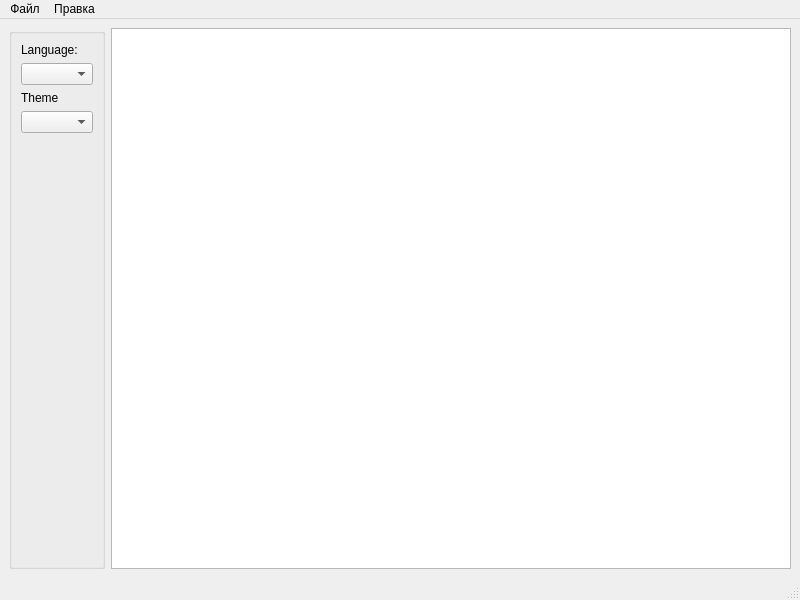
<?xml version="1.0" encoding="UTF-8"?>
<ui version="4.0">
 <class>MainWindow</class>
 <widget class="QMainWindow" name="MainWindow">
  <property name="geometry">
   <rect>
    <x>0</x>
    <y>0</y>
    <width>800</width>
    <height>600</height>
   </rect>
  </property>
  <property name="windowTitle">
   <string>MainWindow</string>
  </property>
  <widget class="QWidget" name="centralwidget">
   <layout class="QHBoxLayout" name="horizontalLayout">
    <item>
     <widget class="QGroupBox" name="groupBox">
      <property name="sizePolicy">
       <sizepolicy hsizetype="Maximum" vsizetype="Preferred">
        <horstretch>0</horstretch>
        <verstretch>0</verstretch>
       </sizepolicy>
      </property>
      <property name="minimumSize">
       <size>
        <width>0</width>
        <height>0</height>
       </size>
      </property>
      <property name="title">
       <string/>
      </property>
      <layout class="QFormLayout" name="formLayout">
       <item row="0" column="0">
        <widget class="QLabel" name="label">
         <property name="text">
          <string>Language:</string>
         </property>
        </widget>
       </item>
       <item row="1" column="0">
        <widget class="QComboBox" name="langComboBox">
         <property name="currentText">
          <string/>
         </property>
         <property name="currentIndex">
          <number>-1</number>
         </property>
        </widget>
       </item>
       <item row="2" column="0">
        <widget class="QLabel" name="label_2">
         <property name="text">
          <string>Theme</string>
         </property>
        </widget>
       </item>
       <item row="3" column="0">
        <widget class="QComboBox" name="themeComboBox"/>
       </item>
      </layout>
     </widget>
    </item>
    <item>
     <widget class="QPlainTextEdit" name="plainTextEdit"/>
    </item>
   </layout>
  </widget>
  <widget class="QMenuBar" name="menubar">
   <property name="geometry">
    <rect>
     <x>0</x>
     <y>0</y>
     <width>800</width>
     <height>26</height>
    </rect>
   </property>
   <widget class="QMenu" name="FileMenu">
    <property name="title">
     <string>Файл</string>
    </property>
    <addaction name="SaveAs1"/>
    <addaction name="OpenAs1"/>
    <addaction name="Exit1"/>
   </widget>
   <widget class="QMenu" name="EditMenu">
    <property name="title">
     <string>Правка</string>
    </property>
    <addaction name="Copy"/>
    <addaction name="Paste"/>
    <addaction name="Cut"/>
    <addaction name="Clear"/>
    <addaction name="Undo"/>
    <addaction name="Redo"/>
    <addaction name="Search"/>
   </widget>
   <addaction name="FileMenu"/>
   <addaction name="EditMenu"/>
  </widget>
  <widget class="QStatusBar" name="statusbar"/>
  <action name="Exit">
   <property name="text">
    <string>Выход</string>
   </property>
  </action>
  <action name="Copy">
   <property name="text">
    <string>Копировать</string>
   </property>
  </action>
  <action name="Paste">
   <property name="text">
    <string>Вставить</string>
   </property>
  </action>
  <action name="Cut">
   <property name="text">
    <string>Вырезать</string>
   </property>
  </action>
  <action name="Clear">
   <property name="text">
    <string>Очистить</string>
   </property>
  </action>
  <action name="Undo">
   <property name="text">
    <string>Отменить</string>
   </property>
  </action>
  <action name="Redo">
   <property name="text">
    <string>Повторить</string>
   </property>
  </action>
  <action name="Search">
   <property name="text">
    <string>Поиск</string>
   </property>
  </action>
  <action name="actionTXT">
   <property name="text">
    <string>TXT</string>
   </property>
  </action>
  <action name="actionJSON">
   <property name="text">
    <string>JSON</string>
   </property>
  </action>
  <action name="actionTXT_2">
   <property name="text">
    <string>TXT</string>
   </property>
  </action>
  <action name="actionJSON_2">
   <property name="text">
    <string>JSON</string>
   </property>
  </action>
  <action name="SaveAs1">
   <property name="text">
    <string>Сохранить как...</string>
   </property>
  </action>
  <action name="OpenAs1">
   <property name="text">
    <string>Открыть как...</string>
   </property>
  </action>
  <action name="Exit1">
   <property name="text">
    <string>Выход</string>
   </property>
  </action>
 </widget>
 <resources/>
 <connections>
  <connection>
   <sender>Undo</sender>
   <signal>triggered()</signal>
   <receiver>plainTextEdit</receiver>
   <slot>undo()</slot>
   <hints>
    <hint type="sourcelabel">
     <x>-1</x>
     <y>-1</y>
    </hint>
    <hint type="destinationlabel">
     <x>455</x>
     <y>300</y>
    </hint>
   </hints>
  </connection>
  <connection>
   <sender>Clear</sender>
   <signal>triggered()</signal>
   <receiver>plainTextEdit</receiver>
   <slot>clear()</slot>
   <hints>
    <hint type="sourcelabel">
     <x>-1</x>
     <y>-1</y>
    </hint>
    <hint type="destinationlabel">
     <x>455</x>
     <y>300</y>
    </hint>
   </hints>
  </connection>
  <connection>
   <sender>Copy</sender>
   <signal>triggered()</signal>
   <receiver>plainTextEdit</receiver>
   <slot>copy()</slot>
   <hints>
    <hint type="sourcelabel">
     <x>-1</x>
     <y>-1</y>
    </hint>
    <hint type="destinationlabel">
     <x>455</x>
     <y>300</y>
    </hint>
   </hints>
  </connection>
  <connection>
   <sender>Cut</sender>
   <signal>triggered()</signal>
   <receiver>plainTextEdit</receiver>
   <slot>cut()</slot>
   <hints>
    <hint type="sourcelabel">
     <x>-1</x>
     <y>-1</y>
    </hint>
    <hint type="destinationlabel">
     <x>455</x>
     <y>300</y>
    </hint>
   </hints>
  </connection>
  <connection>
   <sender>Redo</sender>
   <signal>triggered()</signal>
   <receiver>plainTextEdit</receiver>
   <slot>redo()</slot>
   <hints>
    <hint type="sourcelabel">
     <x>-1</x>
     <y>-1</y>
    </hint>
    <hint type="destinationlabel">
     <x>455</x>
     <y>300</y>
    </hint>
   </hints>
  </connection>
  <connection>
   <sender>Paste</sender>
   <signal>triggered()</signal>
   <receiver>plainTextEdit</receiver>
   <slot>paste()</slot>
   <hints>
    <hint type="sourcelabel">
     <x>-1</x>
     <y>-1</y>
    </hint>
    <hint type="destinationlabel">
     <x>455</x>
     <y>300</y>
    </hint>
   </hints>
  </connection>
 </connections>
</ui>
